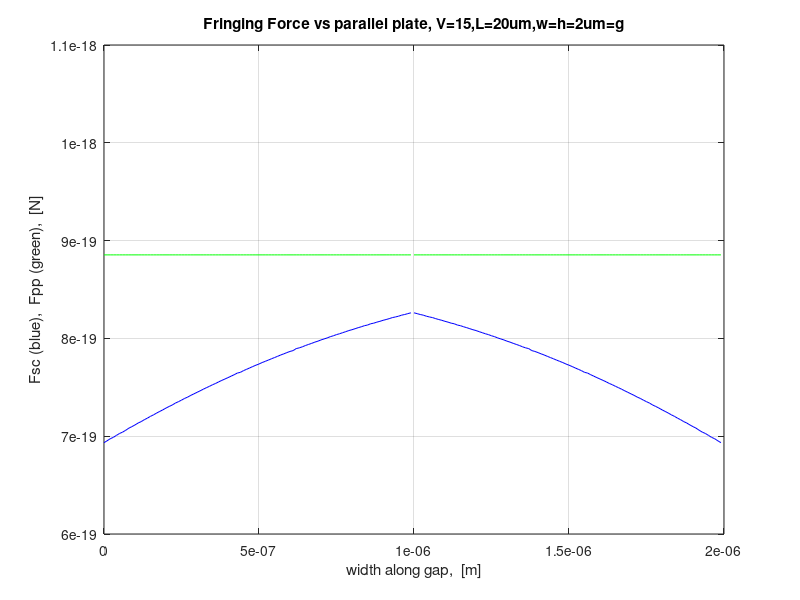

Recreate this plot in MATLAB.
function sc13
resolution=100;
xmax=1e-6;
dx=xmax/resolution;
i=0;

for x=0:dx:xmax-dx

    i=i+1;
    g=2e-6;

    Zx1=-(xmax-x + eps);
    Zy=g;
    t=-10+eps;
    tic;
    [t1,z1]=sc11(g,Zx1,Zy,t);

    Zx2=-(xmax-x-dx+eps);
    [t2,z2]=sc11(g,Zx2,Zy,t);
    
    e0=8.854e-12;
    h=20e-6;

    A=h*abs(Zx1-Zx2);
    Csc(i)=abs(e0*h/pi*log(t2/t1));
    t1=toc;
    tic;
    Cpp(i)=A*e0/g;
    t2=toc;
    X(i)=x;
    rX(resolution-i+1)=x;
    
    V=15;
    tic;
    Fsc(i)=Csc(i)^2  * V^2 / (2*e0*A);
    t3=toc;
    Fpp(i)=Cpp(i)^2  * V^2 / (2*e0*A);
    
    tic
    Qsc(i)=Csc(i) * V;
    t4=toc;
    Qpp(i)=Cpp(i) * V;
end

figure(1);plot(xmax+X,Cpp,'g',xmax+X,Csc,'b');title('Fringing Force vs parallel plate, V=15,L=20um,w=h=2um=g');ylabel('Fsc (blue),  Fpp (green),  [N]');xlabel('width along gap,  [m]');grid on;
figure(1);hold on;plot(rX,Cpp,'g',rX,Csc,'b');

%figure(2);plot(X,Fpp,'g',X,Fsc,'b');title('Fringing field Force vs parallel plate');ylabel('Fsc (blue),  Fpp (green),  [N]');xlabel('length along plate,  [m]');grid on;
%figure(3);plot(X,Qpp,'g',X,Qsc,'b');title('Fringing field charge vs parallel plate');ylabel('Qsc (blue),  Qpp (green),  [C]');xlabel('length along plate,  [m]');grid on;

%figure(4);plot(0,0.011,'.w',1,t1,'o',2,t2,'o',3,t3,'o',4,t4,'o',5,-0.001,'.w');grid on;title('CPU times for total C, total F, total Q of fringing fields.');ylabel('time,  [seconds]');xlabel('Csc-blue, Fsc=green, Qsc=red, Cpp=cyan');
%figure(5);plot(0,0.011,'.w',1,t1,'o',2,t2,'o',3,t3,'o',4,t4,'o',6,-0.001,'.w',5,58,'o');grid on;title('CPU times for total C, total F, total Q of fringing fields.');ylabel('time,  [seconds]');xlabel('Csc-blue, Fsc=green, Qsc=red, Cpp=cyan, FEM=magenta');



%function sc11(gap,Zx,Zy,t)
%for gap closing actuator
%Zx and Zy are the physical coordinates
%The edge of the gap is on the right.
%t is the initial guess.

function [t,z]=sc11(g,Zx,Zy,t)
%By jvclark - May2002

%eg: sc11(2e-6,-1e-6,2e-6,-0.5)

S=g/pi;

t=-0.5;
z=Zx + sqrt(-1)*Zy;
[t]=fminsearch(@gap_type1,t,[],z,S);
z=S*(1+t+log(t));

function [error_squared] = gap_type1(t,z,S)
    error_magnifier=1e20;
    error_squared = error_magnifier*(z - S*(1 + t + log(t)))^2;

%[t]=fminsearch(   inline('(   (-1e-6 + sqrt(-1)*2e-6)     -(2e-6/pi)*(1+   (t)   +log(   (t)   )))^2'),  -0.5),  Z=(2e-6 / pi)*(1+t+log(t))
